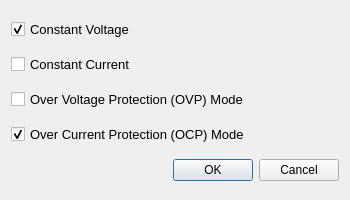
<?xml version="1.0" encoding="UTF-8"?>
<ui version="4.0">
 <class>Dialog</class>
 <widget class="QDialog" name="Dialog">
  <property name="geometry">
   <rect>
    <x>0</x>
    <y>0</y>
    <width>350</width>
    <height>200</height>
   </rect>
  </property>
  <property name="minimumSize">
   <size>
    <width>350</width>
    <height>200</height>
   </size>
  </property>
  <property name="maximumSize">
   <size>
    <width>350</width>
    <height>200</height>
   </size>
  </property>
  <property name="windowTitle">
   <string>Dialog</string>
  </property>
  <layout class="QVBoxLayout" name="verticalLayout">
   <item>
    <widget class="QCheckBox" name="cvCheckBox">
     <property name="font">
      <font>
       <pointsize>10</pointsize>
      </font>
     </property>
     <property name="text">
      <string>Constant Voltage</string>
     </property>
     <property name="checked">
      <bool>true</bool>
     </property>
    </widget>
   </item>
   <item>
    <widget class="QCheckBox" name="ccCheckBox">
     <property name="font">
      <font>
       <pointsize>10</pointsize>
      </font>
     </property>
     <property name="text">
      <string>Constant Current</string>
     </property>
    </widget>
   </item>
   <item>
    <widget class="QCheckBox" name="ovpCheckBox">
     <property name="font">
      <font>
       <pointsize>10</pointsize>
      </font>
     </property>
     <property name="text">
      <string>Over Voltage Protection (OVP) Mode</string>
     </property>
    </widget>
   </item>
   <item>
    <widget class="QCheckBox" name="ocpCheckBox">
     <property name="font">
      <font>
       <pointsize>10</pointsize>
      </font>
     </property>
     <property name="text">
      <string>Over Current Protection (OCP) Mode</string>
     </property>
     <property name="checked">
      <bool>true</bool>
     </property>
    </widget>
   </item>
   <item>
    <widget class="QDialogButtonBox" name="advsetButtonBox">
     <property name="orientation">
      <enum>Qt::Horizontal</enum>
     </property>
     <property name="standardButtons">
      <set>QDialogButtonBox::Cancel|QDialogButtonBox::Ok</set>
     </property>
    </widget>
   </item>
  </layout>
 </widget>
 <resources/>
 <connections>
  <connection>
   <sender>advsetButtonBox</sender>
   <signal>accepted()</signal>
   <receiver>Dialog</receiver>
   <slot>accept()</slot>
   <hints>
    <hint type="sourcelabel">
     <x>248</x>
     <y>254</y>
    </hint>
    <hint type="destinationlabel">
     <x>157</x>
     <y>274</y>
    </hint>
   </hints>
  </connection>
  <connection>
   <sender>advsetButtonBox</sender>
   <signal>rejected()</signal>
   <receiver>Dialog</receiver>
   <slot>reject()</slot>
   <hints>
    <hint type="sourcelabel">
     <x>316</x>
     <y>260</y>
    </hint>
    <hint type="destinationlabel">
     <x>286</x>
     <y>274</y>
    </hint>
   </hints>
  </connection>
 </connections>
</ui>
